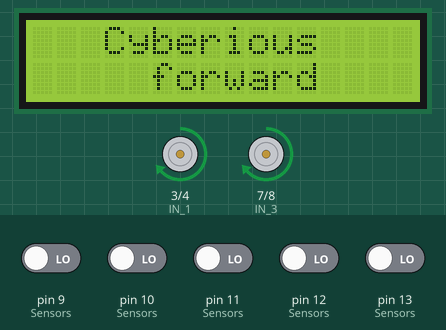
Recording of a sketch running on a simulated Arduino Uno, built with avr-gcc and run on an emulated ATmega328P. Shown: 16×2 character LCD, motor-driver pin pairs drawn as motors (green arrow = first pin HIGH = forward, orange = second pin HIGH = backward, longer = more drive, scaled by the enable pin). Inputs (shaded band) come from the test bench; at power-on: pin 9 (Sensors), pin 10 (Sensors), pin 11 (Sensors), pin 12 (Sensors), pin 13 (Sensors) LOW.

Above: at 2.8 s.
2.9 s: pin 9 (Sensors) driven HIGH
At 3.8 s:
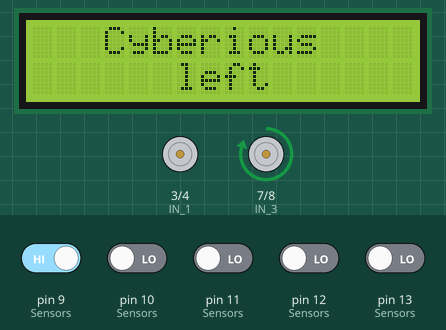
4.4 s: pin 10 (Sensors) driven HIGH
5.9 s: pin 11 (Sensors) driven HIGH
7.4 s: pin 9 (Sensors) driven LOW
At 8.1 s:
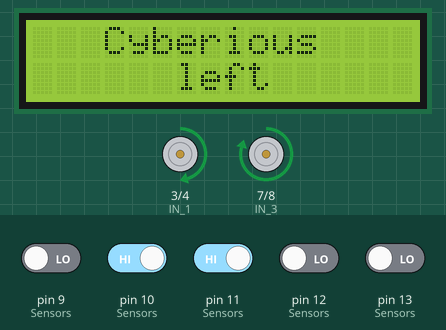
8.9 s: pin 11 (Sensors) driven LOW
At 9.2 s:
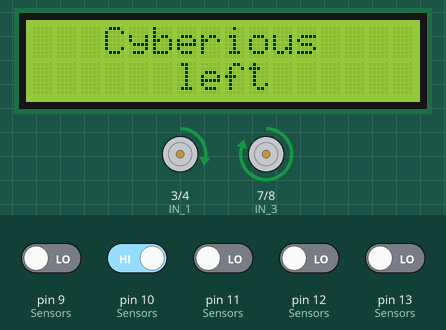
10.4 s: pin 11 (Sensors) driven HIGH
At 11.6 s:
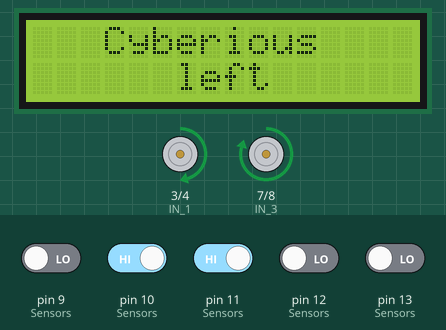
Timing chart, 0 to 12.9 s (numbered marks = the images above; inputs shaded):
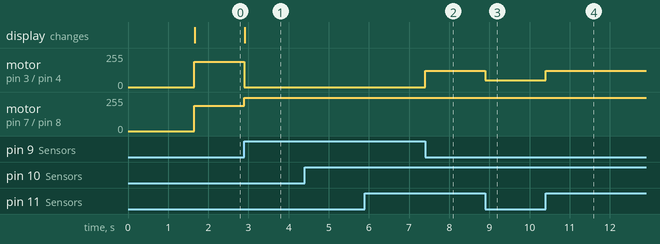

The sketch:

Line_Follower_PID_ELGOKER.ino
```cpp
//@Author: Kareem Eljoker & Kareem Abdelaziz

// LCD I2C Libraries
#include <Wire.h>
#include <LiquidCrystal_I2C.h>

// Initialize lcd module
LiquidCrystal_I2C lcd(0x27,16,2);

// Make constants for speed and direction pins
enum MotorsSpeed{EN_A = 5, EN_B};
enum MotorsDirictions{IN_1 = 3, IN_2, IN_3 = 7, IN_4};

// Initialize sensors pins
enum sensors{SEN1 = 9, SEN2, SEN3, SEN4, SEN5};

// Make constant variable indecate for a line : (1) for black line , (0) for white line
const int LINE = 1;


// Store motor pins in an array to loop over them
int MotorPins[6] = {EN_A, IN_1, IN_2, EN_B, IN_3, IN_4};

// Store sensors pins in an array to loop over them
int Sensors[5] = {SEN1, SEN2, SEN3, SEN4, SEN5};

// Variable that store the sensors readings in a binary representation
int readings;

// Initialize base speed for straight forward and the maximum speed for motors
// // These two constants can be modified over testing the project
const int base_speed = 190, max_speed = 250;

// This variable is used to make a delay in the first run of the robot
int is_first_turn_on = 1;

//////////////////////////////////////////////////////////////////////

// LCD functions that controle its operations
void lcd_display_team_name();
void lcd_change_state();

// Motors functions that controle their operations
void set_speed_for_both_wheels(int speed);
void forward_both_wheels();
void stop_both_wheels();

void set_speed_for_left_wheel(int speed);
void set_speed_for_right_wheel(int speed);

void forward_left_wheel();
void forward_right_wheel();

void stop_left_wheel();
void stop_right_wheel();

// These functions Control the alignment of the robot on the line based on the PID control
void get_readings();
int get_error();

double PID_Controle();
void adjust_motors_speed();

//////////////////////////////////////////////////////////////////////

void setup()
{

  lcd.init();
  lcd.init();
  lcd.backlight();

  // Initialize Motor Pins as OUTPUT
  for(int i = 0; i < 6; i++) {
    pinMode(MotorPins[i], OUTPUT);
  }

  // Initialize Sensors Pins as INPUT
  for(int i = 0; i < 5; i++) {
    pinMode(Sensors[i], INPUT);
  }

  lcd_display_team_name();

  // Initialize the base speed for motors at the begining
  set_speed_for_both_wheels(base_speed);
  delay(1500);
  forward_both_wheels();

}

void loop()
{

  // These three calling methods :
  // 1 - Get the readings of the 5 sensors
  // 2 - adjust motors speed to make it run on the line
  // 3 - Write the state of robot on the lcd
  get_readings();
  adjust_motors_speed();
  lcd_change_state();

}

//////////////////////////////////////////////////////////////////////

void set_speed_for_both_wheels(int speed) {
  set_speed_for_left_wheel(speed);
  set_speed_for_right_wheel(speed);
}
void forward_both_wheels(){
  forward_left_wheel();
  forward_right_wheel();
}
void stop_both_wheels()
{
  stop_left_wheel();
  stop_right_wheel();
}

void set_speed_for_left_wheel(int speed) {
  analogWrite(EN_A, speed);
}
void set_speed_for_right_wheel(int speed) {
  analogWrite(EN_B, speed);
}

void forward_left_wheel()
{
  digitalWrite(IN_1, HIGH);
  digitalWrite(IN_2, LOW);
}
void forward_right_wheel()
{
  digitalWrite(IN_3, HIGH);
  digitalWrite(IN_4, LOW);
}

void stop_left_wheel()
{
  digitalWrite(IN_1, LOW);
  digitalWrite(IN_2, LOW);
}
void stop_right_wheel()
{
  digitalWrite(IN_3, LOW);
  digitalWrite(IN_4, LOW);
}

//////////////////////////////////////////////////////////////////////

void get_readings() {
  readings = B00000;
  for(int i = 0; i < 5; i++) {
    if(digitalRead(Sensors[i]) == LINE) readings += 1 << i;
  }
}

int get_error() {

  static int Error = 0;

  switch(readings) {

    case B00111:
    case B01111:
      Error = 5;
      break;
    case B00001:
      Error = 4;
      break;
    case B00011:
      Error = 3;
      break;
    case B00010:
      Error = 2;
      break;
    case B00110:
      Error = 1;
      break;
    case B00100:
    case B11111:
      Error = 0;
      break;
    case B01100:
      Error = -1;
      break;
    case B01000:
      Error = -2;
      break;
    case B11000:
      Error = -3;
      break;
    case B10000:
      Error = -4;
      break;
    case B11100:
    case B11110:
      Error = -5;
      break;
    default:
      Error = Error;
  }

  return Error;
}

double PID_Controle() {

  static int last_error = 0, I = 0;

  // These three constants can be modified over testing the project
  double Kp = 69;
  double Kd = 650;
  double Ki = 0;

  int error = get_error();

  int P = error;
  int D = error - last_error;
  I += error;

  last_error = error;

  return Kp * P + Kd * D + Ki * I;

}

void adjust_motors_speed() {

  double PID_Const = PID_Controle();

  int Left_Motor_Speed = base_speed - PID_Const;
  int Right_Motor_Speed = base_speed + PID_Const;

  if (Left_Motor_Speed > max_speed) {
    forward_left_wheel();
    Left_Motor_Speed = max_speed;
  }
  else if (Left_Motor_Speed < 0) {
    stop_left_wheel();
  }
  else forward_left_wheel();

  if (Right_Motor_Speed > max_speed) {
    forward_right_wheel();
    Right_Motor_Speed = max_speed;
  }
  else if (Right_Motor_Speed < 0) {
    stop_right_wheel();
  }
  else forward_right_wheel();

  set_speed_for_left_wheel(Left_Motor_Speed);
  set_speed_for_right_wheel(Right_Motor_Speed);

}

//////////////////////////////////////////////////////////////////////

void lcd_display_team_name() {

  lcd.clear();
  lcd.setCursor(3, 0);
  lcd.println("Cyberious    ");
  lcd.setCursor(5, 1);
  lcd.println("START");

}

void lcd_change_state() {

  static int state = -1;

  int error = get_error();

  if(error == 0 && state != 0) {
    state = 0;
    lcd.setCursor(5, 1);
    lcd.println("forward");
  }
  else if (error < 0 && state != 1) {
    state = 1;
    lcd.setCursor(5, 1);
    lcd.println(" right ");
  }
  else if (error > 0 && state != 2){
      state = 2;
      lcd.setCursor(5, 1);
      lcd.println(" left  ");
  }
}
```

Measured:
- after the input at 2.9 s, motor on pin 3 (IN_1) / pin 4 (IN_2): forward 190/255 → stopped at once; motor on pin 7 (IN_3) / pin 8 (IN_4): forward 190/255 → forward 250/255 at once; the display: changes at once (image 1)
- after the input at 7.4 s, motor on pin 3 (IN_1) / pin 4 (IN_2): stopped → forward 121/255 at once
- after the input at 8.9 s, motor on pin 3 (IN_1) / pin 4 (IN_2): forward 121/255 → forward 52/255 at once
- after the input at 10.4 s, motor on pin 3 (IN_1) / pin 4 (IN_2): forward 52/255 → forward 121/255 at once
